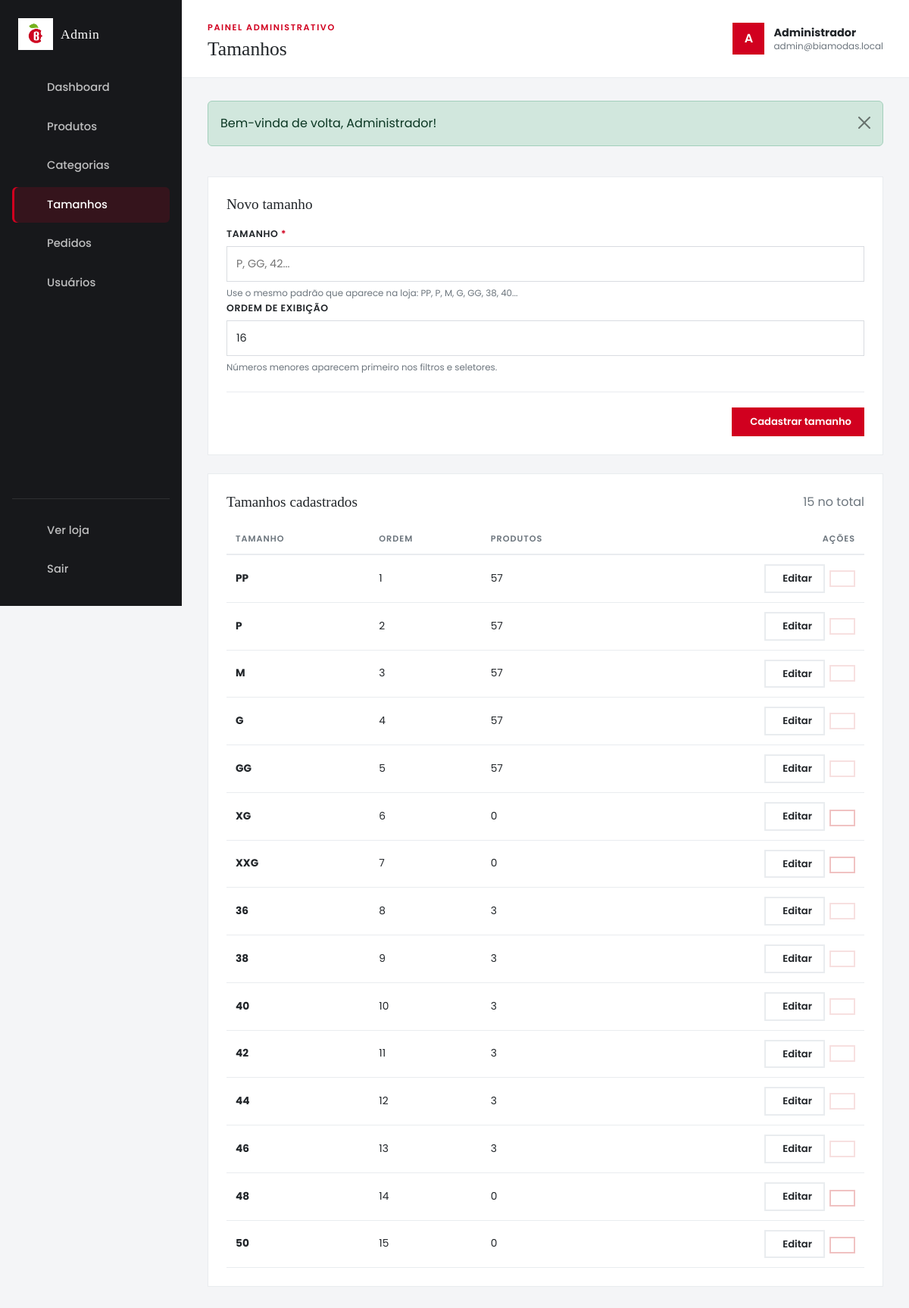
The page /admin/tamanhos (signed in) on the database its author committed.
### tables this page shows
CREATE TABLE tamanhos(
  id_tamanho BIGINT UNSIGNED NOT NULL AUTO_INCREMENT PRIMARY KEY,
  nome VARCHAR(10) NOT NULL,
  ordem INT NOT NULL DEFAULT 0,
  criado_em DATETIME NOT NULL DEFAULT CURRENT_TIMESTAMP,
  alterado_em DATETIME NOT NULL DEFAULT CURRENT_TIMESTAMP ON UPDATE CURRENT_TIMESTAMP,
  deletado_em DATETIME NULL,
  CONSTRAINT tamanhos_nome_uk UNIQUE (nome),
  INDEX tamanhos_ordem_idx (ordem)
);

### controllers/admin_tamanhos_controller.php (called while the page is built, shortened)
<?php
require_once __DIR__ . '/../repositories/admin_repository.php';
class AdminTamanhosController
{
    private AdminRepository $repository;
    public function __construct(private PDO $pdo)
    {
        $this->repository = new AdminRepository($pdo);
    }
    public function index(): void
    {
        $tamanhos = $this->repository->listarTamanhosAdmin();
        $editando = null;
        require __DIR__ . '/../views/admin/tamanhos.php';
    }
}

### public/index.php (called while the page is built, shortened)
<?php
require_once __DIR__ . '/../core/helpers.php';
require_once __DIR__ . '/../repositories/admin_repository.php';
require_once __DIR__ . '/../controllers/home_controller.php';
require_once __DIR__ . '/../controllers/admin_tamanhos_controller.php';
$pdo = Database::conenct();
$homeController = new HomeController($pdo);
$authController = new AuthController($pdo);
$catalogoController = new CatalogoController($pdo);
$perfilController = new PerfilController($pdo);
$recuperacaoSenhaController = new RecuperacaoSenhaController($pdo);
$favoritosController = new FavoritosController($pdo);
$carrinhoController = new CarrinhoController($pdo);
$checkoutController = new CheckoutController($pdo);
$pedidosController = new PedidosController($pdo);
$router = new Router();
$router->get('/', [$homeController, 'index']);
$router->get('/login', [$authController, 'showLogin']);
$router->post('/login', [$authController, 'login']);
$router->get('/registro', [$authController, 'showRegister']);
$router->post('/registro', [$authController, 'register']);
$router->get('/cadastro', [$authController, 'showRegister']);
$router->post('/cadastro', [$authController, 'register']);
$router->get('/conta', [$authController, 'account']);
$router->post('/logout', [$authController, 'logout']);
$router->get('/recuperar-senha', [$recuperacaoSenhaController, 'showSolicitar']);
$router->post('/recuperar-senha', [$recuperacaoSenhaController, 'solicitar']);
$router->get('/recuperar-senha/verificar', [$recuperacaoSenhaController, 'showVerificar']);
$router->post('/recuperar-senha/verificar', [$recuperacaoSenhaController, 'verificar']);
$router->post('/recuperar-senha/reenviar', [$recuperacaoSenhaController, 'reenviar']);
$router->get('/categoria', [$catalogoController, 'index']);
$router->get('/produto', [$catalogoController, 'produto']);
$router->get('/perfil', [$perfilController, 'index']);
$router->get('/perfil/enderecos', [$perfilController, 'enderecos']);
$router->get('/perfil/seguranca', [$perfilController, 'seguranca']);
$router->post('/perfil/dados', [$perfilController, 'atualizarDados']);
$router->post('/perfil/senha', [$perfilController, 'alterarSenha']);
$router->post('/perfil/sair', [$perfilController, 'sair']);
$router->post('/perfil/enderecos/criar', [$perfilController, 'criarEndereco']);
$router->post('/perfil/enderecos/atualizar', [$perfilController, 'atualizarEndereco']);
$router->post('/perfil/enderecos/excluir', [$perfilController, 'excluirEndereco']);
$router->post('/perfil/enderecos/principal', [$perfilController, 'definirPrincipal']);
$router->get('/favoritos', [$favoritosController, 'index']);
$router->get('/favoritos/dados', [$favoritosController, 'dados']);
$router->post('/favoritos/alternar', [$favoritosController, 'alternar']);
$router->get('/carrinho', [$carrinhoController, 'index']);
$router->get('/carrinho/dados', [$carrinhoController, 'dados']);
$router->post('/carrinho/alternar', [$carrinhoController, 'alternar']);
$router->post('/carrinho/adicionar', [$carrinhoController, 'adicionar']);
$router->post('/carrinho/atualizar', [$carrinhoController, 'atualizar']);
$router->post('/carrinho/remover', [$carrinhoController, 'remover']);
$router->get('/checkout', [$checkoutController, 'index']);
$router->post('/checkout', [$checkoutController, 'confirmar']);
$router->get('/pedidos', [$pedidosController, 'index']);
$router->get('/pedido', [$pedidosController, 'ver']);
$router->get('/admin', static function () use ($pdo): void {
    (new AdminController($pdo))->index();
});
$router->get('/admin/produtos', static function () use ($pdo): void {
    (new AdminProdutosController($pdo))->index();
});
$router->get('/admin/produtos/novo', static function () use ($pdo): void {
    (new AdminProdutosController($pdo))->novo();
});
$router->get('/admin/produtos/editar', static function () use ($pdo): void {
    (new AdminProdutosController($pdo))->editar();
});
$router->post('/admin/produtos/salvar', static function () use ($pdo): void {
    (new AdminProdutosController($pdo))->salvar();
});
$router->post('/admin/produtos/excluir', static function () use ($pdo): void {
    (new AdminProdutosController($pdo))->excluir();
});
$router->get('/admin/categorias', static function () use ($pdo): void {
    (new AdminCategoriasController($pdo))->index();
});
$router->post('/admin/categorias/salvar', static function () use ($pdo): void {
    (new AdminCategoriasController($pdo))->salvar();
});
$router->post('/admin/categorias/excluir', static function () use ($pdo): void {
    (new AdminCategoriasController($pdo))->excluir();
});
$router->get('/admin/tamanhos', static function () use ($pdo): void {
    (new AdminTamanhosController($pdo))->index();
});
$router->post('/admin/tamanhos/salvar', static function () use ($pdo): void {
    (new AdminTamanhosController($pdo))->salvar();
});
$router->post('/admin/tamanhos/excluir', static function () use ($pdo): void {
    (new AdminTamanhosController($pdo))->excluir();
});
$router->get('/admin/pedidos', static function () use ($pdo): void {
    (new AdminPedidosController($pdo))->index();
});
$router->get('/admin/pedidos/ver', static function () use ($pdo): void {
    (new AdminPedidosController($pdo))->ver();
});
$router->post('/admin/pedidos/atualizar', static function () use ($pdo): void {
    (new AdminPedidosController($pdo))->atualizar();
});
$router->get('/admin/usuarios', static function () use ($pdo): void {
    (new AdminUsuariosController($pdo))->index();
});
$router->get('/admin/usuarios/ver', static function () use ($pdo): void {
    (new AdminUsuariosController($pdo))->ver();
});
$router->post('/admin/usuarios/alternar-admin', static function () use ($pdo): void {
    (new AdminUsuariosController($pdo))->alternarAdmin();
});
$router->post('/admin/usuarios/excluir', static function () use ($pdo): void {
    (new AdminUsuariosController($pdo))->excluir();
});
$metodo = strtoupper($_SERVER['REQUEST_METHOD'] ?? 'GET');
try {
    $caminho = parse_url($_SERVER['REQUEST_URI'] ?? '/', PHP_URL_PATH) ?: '/';
    $router->dispatch($metodo, $caminho);
} catch (Throwable $excecao) {
    error_log(
        '[app] ' . get_class($excecao)
        . ' codigo=' . $excecao->getCode()
        . ' em ' . $excecao->getFile() . ':' . $excecao->getLine()
        . ' | ' . $excecao->getMessage()
    );
    http_response_code(500);
    $codigo = 500;
    $titulo = 'Erro interno';
    $mensagem = 'Não foi possível concluir a solicitação agora. Tente novamente em instantes.';
    $voltar = '/';
    require __DIR__ . '/../views/erro.php';
}

### core/helpers.php (called while the page is built, shortened)
<?php
function e(mixed $value): string
{
    return htmlspecialchars((string) ($value ?? ''), ENT_QUOTES | ENT_SUBSTITUTE, 'UTF-8');
}

### repositories/admin_repository.php (called while the page is built, shortened)
<?php
final class AdminRepository
{
    public function listarTamanhosAdmin(): array
    {
        return $this->pdo->query(
            "SELECT t.id_tamanho,
                    t.nome,
                    t.ordem,
                    t.criado_em,
                    (
                        SELECT COUNT(*)
                        FROM produto_tamanhos pt
                        WHERE pt.tamanho_id = t.id_tamanho
                    ) AS total_produtos
             FROM tamanhos t
             WHERE t.deletado_em IS NULL
             ORDER BY t.ordem ASC, t.id_tamanho ASC"
        )->fetchAll();
    }
}

### views/admin/tamanhos.php (the view, shortened to what this page needs)
<?php
require __DIR__ . '/partials/header.php';
$editando = $editando ?? null;
$ultimaOrdem = 0;
foreach ($tamanhos as $tamanhoExistente) {
    $ultimaOrdem = max($ultimaOrdem, (int) $tamanhoExistente['ordem']);
}
$ordemPadrao = $editando !== null ? (int) $editando['ordem'] : $ultimaOrdem + 1;
?>
<section class="admin-grid-sidebar">
    <div class="admin-panel admin-panel-sticky">
        <div class="admin-panel-header">
            <h2><?= $editando ? 'Editar tamanho' : 'Novo tamanho' ?></h2>
        </div>
        <form method="post" action="/admin/tamanhos/salvar" class="admin-form">
            <div class="admin-field">
                <label for="tamanho-nome">Tamanho <span>*</span></label>
                <input type="text" id="tamanho-nome" name="nome" value="<?= e($editando['nome'] ?? '') ?>" maxlength="10" placeholder="P, GG, 42..." required>
                <small>Use o mesmo padrão que aparece na loja: PP, P, M, G, GG, 38, 40...</small>
            </div>
            <div class="admin-field">
                <label for="tamanho-ordem">Ordem de exibição</label>
                <input type="number" id="tamanho-ordem" name="ordem" value="<?= $ordemPadrao ?>" min="0" max="9999" step="1">
                <small>Números menores aparecem primeiro nos filtros e seletores.</small>
            </div>
            <div class="admin-form-actions">
                <button type="submit" class="admin-btn admin-btn-primary">
                    <i class="icon-check"></i> <?= $editando ? 'Salvar' : 'Cadastrar tamanho' ?>
                </button>
            </div>
        </form>
    </div>
    <div class="admin-panel">
        <div class="admin-panel-header">
            <h2>Tamanhos cadastrados</h2>
            <span class="admin-muted"><?= count($tamanhos) ?> no total</span>
        </div>
        <?php if ($tamanhos === []): ?>
            <p class="admin-empty">Nenhum tamanho cadastrado.</p>
        <?php else: ?>
            <div class="table-responsive">
                <table class="admin-table">
                    <thead>
                        <tr>
                            <th>Tamanho</th>
                            <th>Ordem</th>
                            <th>Produtos</th>
                            <th class="text-end">Ações</th>
                        </tr>
                    </thead>
                    <tbody>
                        <?php foreach ($tamanhos as $tamanho): ?>
                            <?php
                            $id = (int) $tamanho['id_tamanho'];
                            $emUso = (int) $tamanho['total_produtos'];
                            ?>
                            <tr>
                                <td><strong><?= e($tamanho['nome']) ?></strong></td>
                                <td><?= (int) $tamanho['ordem'] ?></td>
                                <td><?= $emUso ?></td>
                                <td class="text-end">
                                    <div class="admin-row-actions">
                                        <a class="admin-btn admin-btn-ghost" href="/admin/tamanhos?editar=<?= $id ?>">
                                            <i class="icon-pencil"></i> Editar
                                        </a>
                                        <?php if ($emUso > 0): ?>
                                            <button type="button" class="admin-btn admin-btn-danger" disabled title="Em uso por <?= $emUso ?> produto(s)">
                                            </button>
                                        <?php else: ?>
                                            <form method="post" action="/admin/tamanhos/excluir" data-confirm="Excluir este tamanho?">
                                                <button type="submit" class="admin-btn admin-btn-danger">
                                                </button>
                                            </form>
                                        <?php endif; ?>
                                    </div>
                                </td>
                            </tr>
                        <?php endforeach; ?>
                    </tbody>
                </table>
            </div>
        <?php endif; ?>
    </div>
</section>
<?php require __DIR__ . '/partials/footer.php'; ?>

### public/css/base.css (style rules this page uses)
:root { --color-primary: #d1001f; --color-primary-dark: #ae031c; --color-secondary: #f8f9fa; --color-dark: #212529; --color-gray: #6c757d; --color-light-gray: #e9ecef; --font-primary: 'Poppins', sans-serif; --font-display: 'Playfair Display', serif; }
* { margin: 0; padding: 0; box-sizing: border-box; }
body { font-family: var(--font-primary); color: var(--color-dark); background-color: #ffffff; line-height: 1.6; }

### public/css/admin.css (style rules this page uses)
.admin-page { background: #f4f5f7; min-height: 100vh; }
.admin-panel { background: #fff; border: 1px solid var(--color-light-gray); padding: 24px; min-width: 0; }
.admin-panel-sticky { align-self: start; position: sticky; top: 20px; }
.admin-panel-header { display: flex; align-items: center; justify-content: space-between; gap: 16px; margin-bottom: 18px; }
.admin-panel-header h2 { font-family: var(--font-display); font-size: 1.2rem; margin: 0; }
.admin-grid-sidebar { display: grid; grid-template-columns: 360px minmax(0, 1fr); gap: 24px; align-items: start; }
.admin-table { width: 100%; border-collapse: collapse; font-size: 0.86rem; }
.admin-table th { text-align: left; font-size: 0.7rem; text-transform: uppercase; letter-spacing: 1px; color: var(--color-gray); font-weight: 600; padding: 10px 12px; border-bottom: 2px solid var(--color-light-gray); white-space: nowrap; }
.admin-table td { padding: 12px; border-bottom: 1px solid var(--color-light-gray); vertical-align: middle; }
.admin-muted { color: var(--color-gray); }
.admin-row-actions { display: inline-flex; align-items: center; gap: 6px; flex-wrap: wrap; justify-content: flex-end; }
.admin-row-actions form { margin: 0; }
.admin-btn { display: inline-flex; align-items: center; justify-content: center; gap: 7px; padding: 9px 15px; border: 2px solid transparent; font-family: var(--font-primary); font-size: 0.82rem; font-weight: 600; cursor: pointer; text-decoration: none; transition: all 0.2s; line-height: 1.2; }
.admin-btn:disabled { opacity: 0.5; cursor: not-allowed; }
.admin-btn-primary { background: var(--color-primary); border-color: var(--color-primary); color: #fff; }
.admin-btn-ghost { background: #fff; border-color: var(--color-light-gray); color: var(--color-dark); }
.admin-btn-danger { background: #fff; border-color: #f0c2c2; color: #a11b1b; }
.admin-form { margin: 0; }
.admin-field { display: flex; flex-direction: column; gap: 6px; }
.admin-field label { font-size: 0.78rem; font-weight: 600; text-transform: uppercase; letter-spacing: 0.6px; color: var(--color-dark); }
.admin-field label span { color: var(--color-primary); }
.admin-field input, .admin-field select, .admin-field textarea { width: 100%; border: 1px solid #d9dce1; padding: 11px 12px; font-family: var(--font-primary); font-size: 0.9rem; background: #fff; color: var(--color-dark); }
.admin-field small { font-size: 0.74rem; color: var(--color-gray); }
.admin-form-actions { display: flex; align-items: center; justify-content: flex-end; gap: 10px; margin-top: 22px; padding-top: 20px; border-top: 1px solid var(--color-light-gray); }
@media (max-width: 1200px) { .admin-grid-sidebar, .admin-order-grid { grid-template-columns: 1fr; } }
@media (max-width: 1200px) { .admin-panel-sticky { position: static; } }

### rows shown on the page
tamanhos: nome "PP", ordem "1", emUso "57"
tamanhos: nome "P", ordem "2", emUso "57"
tamanhos: nome "M", ordem "3", emUso "57"
tamanhos: nome "G", ordem "4", emUso "57"
tamanhos: nome "GG", ordem "5", emUso "57"
tamanhos: nome "XG", ordem "6", emUso "0"
tamanhos: nome "XXG", ordem "7", emUso "0"
tamanhos: nome "36", ordem "8", emUso "3"
tamanhos: nome "38", ordem "9", emUso "3"
tamanhos: nome "40", ordem "10", emUso "3"
tamanhos: nome "42", ordem "11", emUso "3"
tamanhos: nome "44", ordem "12", emUso "3"
tamanhos: nome "46", ordem "13", emUso "3"
tamanhos: nome "48", ordem "14", emUso "0"
tamanhos: nome "50", ordem "15", emUso "0"

### other values the page prints
$tituloAdmin "Tamanhos"
inicial((string) ($adminUsuario['nome'] ?? 'A')) "A"
$adminUsuario['nome'] "Administrador"
$adminUsuario['email'] "admin@biamodas.local"
$texto "Bem-vinda de volta, Administrador!"
count($tamanhos) "15"
